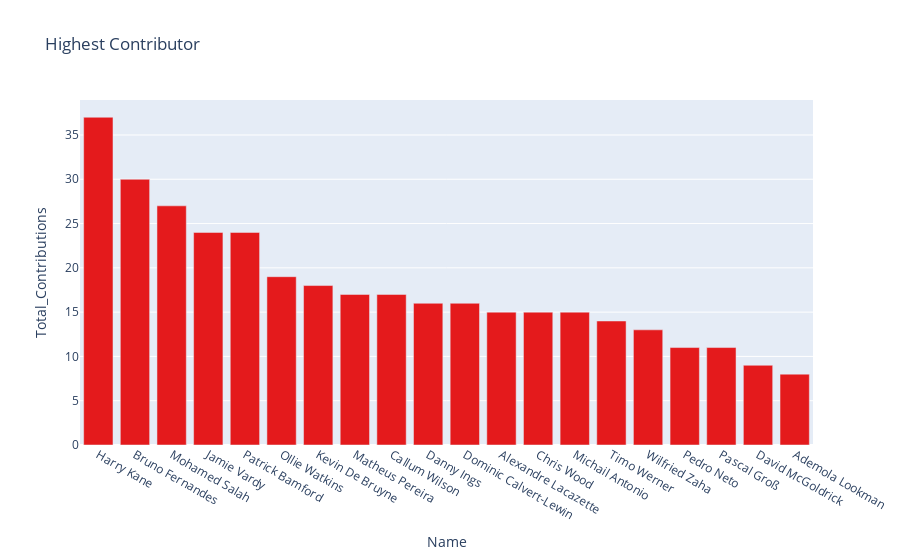

Notebook cell for this chart:
### Code cell
px.bar(data_frame=top_scorers,x='Name',y='Total_Contributions',title='Highest Contributor',
       color_discrete_sequence=px.colors.qualitative.Set1
       )

### Figure 1 — Plotly figure (JSON) as saved in the notebook; plotly's stock layout.template omitted (floating-point values rounded to 4 significant figures)
{"data": [{"hovertemplate": "Name=%{x}<br>Total_Contributions=%{y}<extra></extra>", "legendgroup": "", "marker": {"color": "rgb(228,26,28)", "pattern": {"shape": ""}}, "name": "", "orientation": "v", "showlegend": false, "textposition": "auto", "type": "bar", "x": ["Harry Kane", "Bruno Fernandes", "Mohamed Salah", "Jamie Vardy", "Patrick Bamford", "Ollie Watkins", "Kevin De Bruyne", "Matheus Pereira", "Callum Wilson", "Danny Ings", "Dominic Calvert-Lewin", "Alexandre Lacazette", "Chris Wood", "Michail Antonio", "Timo Werner", "Wilfried Zaha", "Pedro Neto", "Pascal Groß", "David McGoldrick", "Ademola Lookman"], "xaxis": "x", "y": [37, 30, 27, 24, 24, 19, 18, 17, 17, 16, 16, 15, 15, 15, 14, 13, 11, 11, 9, 8], "yaxis": "y"}], "layout": {"barmode": "relative", "legend": {"tracegroupgap": 0}, "title": {"text": "Highest Contributor"}, "xaxis": {"anchor": "y", "domain": [0, 1], "title": {"text": "Name"}}, "yaxis": {"anchor": "x", "domain": [0, 1], "title": {"text": "Total_Contributions"}}}}
